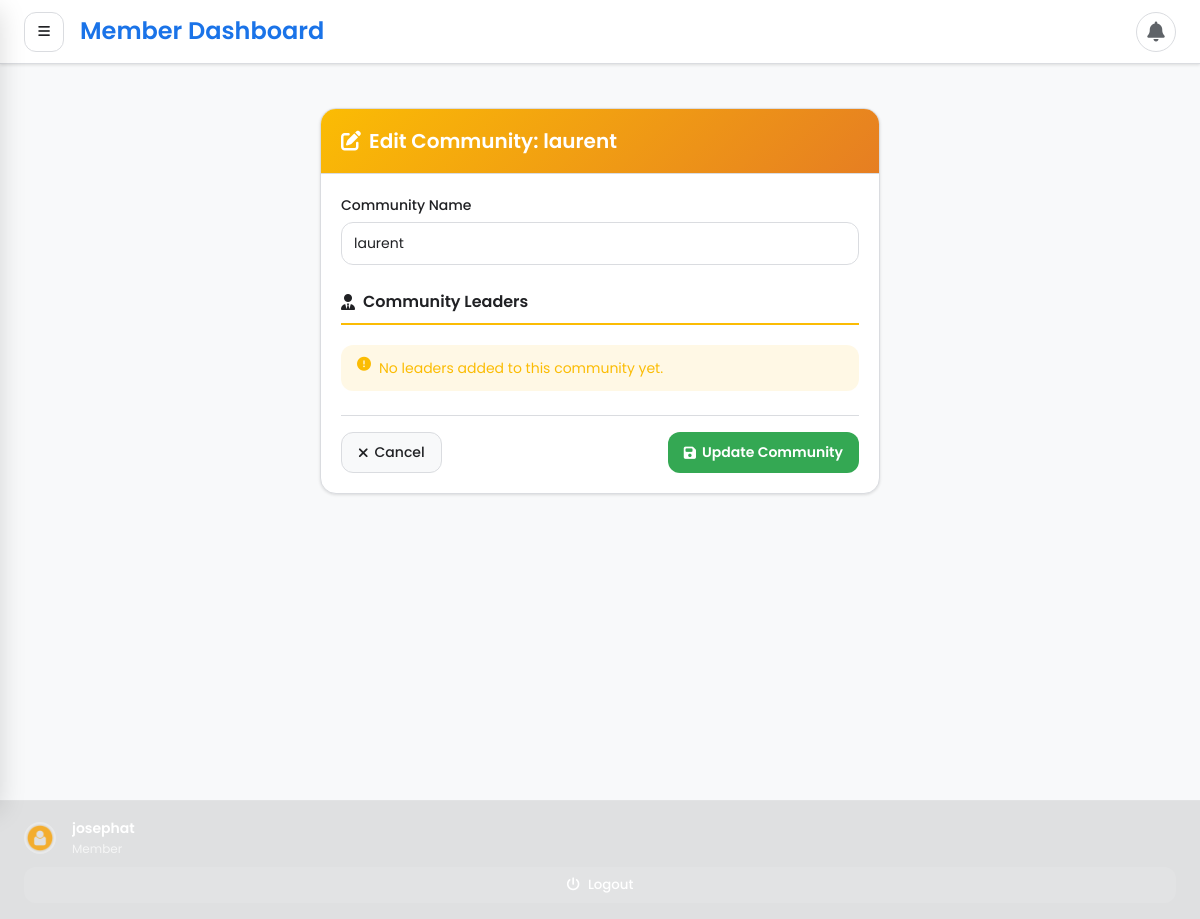
/members/shepherds/edit/1/ (signed in), run on the app's committed database.
### users/models.py (models this page shows, shortened)
class User(AbstractBaseUser, PermissionsMixin):
    roles =[
        ('admin','Admin'),
        ('Chairperson','Chairperson'),
        ('Secretary','Secretary'),
        ('Accountant','Accountant'),
        ('Member','Member'),
    ]
    username = models.CharField(max_length=255, blank=True, unique=True)
    email = models.EmailField(max_length=255, unique=True, null=True, blank=True)
    firstname = models.CharField(max_length=30, null=True, blank=True)
    lastname = models.CharField(max_length=30, null=True, blank=True)
    is_active = models.BooleanField(default=True)
    roles = models.CharField(max_length=50, choices=roles, default='Member')
    date_joined = models.DateTimeField(default=timezone.now)
    is_staff = models.BooleanField(default=False)
    is_verified = models.BooleanField(default=False)
    phone = models.CharField(max_length=15, blank=True, null=True)
    force_password_change = models.BooleanField(default=True)
    objects = ManagerUser()
    USERNAME_FIELD = 'username' # primary identifier for django auth
    REQUIRED_FIELDS = []     # required when creating superuser

### member/models.py (models this page shows, shortened)
class Community(models.Model):
    name = models.CharField(max_length=255, unique=True)
    created_at = models.DateTimeField(auto_now_add=True)
    updated_at = models.DateTimeField(auto_now=True)

### member/views.py (the view, shortened to what this page needs)
# urls.py: path('shepherds/edit/<int:community_id>/', edit_community, name="edit_community"),
@login_required
def edit_community(request, community_id):
    template = "shepherds/edit_community.html"
    profile = UserProfile.objects.get_or_create(user=request.user)
    try:
        community = Community.objects.get(id=community_id)
        leaders = community.leaders.all()
    except Community.DoesNotExist:
        messages.error(request, "Community not found")
        return redirect('list_shepherds')
    context = {
        "community": community,
        "leaders": leaders,
        "shepherds_active_list": "active",
        "profile": profile
    }
    return render(request, template, context)

### templates/shepherds/edit_community.html (shortened to what this page needs)
{% extends 'base.html' %}
{% block content %}
<div class="form-container">
    <div class="card">
        <div class="card-header">
            <h2 class="card-title">
                <i class="fas fa-edit"></i>
                Edit Community: {{ community.name }}
            </h2>
        </div>
        <div class="card-body">
            <form method="post" class="form" id="editCommunityForm">
                <div class="form-group">
                    <label for="community_name" class="form-label">Community Name</label>
                    <input type="text"
                           class="form-control"
                           id="community_name"
                           name="community_name"
                           value="{{ community.name }}"
                           required
                           placeholder="Enter community name">
                </div>
                <h3 class="section-title">
                    <i class="fas fa-user-tie"></i>
                    Community Leaders
                </h3>
                <div class="leaders-container" id="leadersContainer">
                    {% for leader in leaders %}
                    <div class="leader-card">
                        <div class="leader-header">
                            <div class="leader-title">
                                <i class="fas fa-user"></i>
                                Leader #{{ forloop.counter }}
                            </div>
                        </div>
                        <input type="hidden" name="leader_ids[]" value="{{ leader.id }}">
                        <div class="leader-grid">
                            <div class="form-group">
                                <label class="form-label">Full Name</label>
                                <input type="text"
                                       class="form-control"
                                       name="leader_names[]"
                                       value="{{ leader.name }}"
                                       required
                                       placeholder="Leader's full name">
                            </div>
                            <div class="form-group">
                                <label class="form-label">Position</label>
                                <select class="form-control select-control" name="leader_positions[]" required>
                                    <option value="">Select Position</option>
                                    <option value="CHAIR PERSON" {% if leader.leader == "CHAIR PERSON" %}selected{% endif %}>Chair Person</option>
                                    <option value="VICE CHAIR" {% if leader.leader == "VICE CHAIR" %}selected{% endif %}>Vice Chair</option>
                                    <option value="SECRETARY" {% if leader.leader == "SECRETARY" %}selected{% endif %}>Secretary</option>
                                    <option value="VICE SECRETARY" {% if leader.leader == "VICE SECRETARY" %}selected{% endif %}>Vice Secretary</option>
                                    <option value="ACCOUNTANT" {% if leader.leader == "ACCOUNTANT" %}selected{% endif %}>Accountant</option>
                                    <option value="CHAIRPERSON" {% if leader.leader == "CHAIRPERSON" %}selected{% endif %}>Chairperson</option>
                                </select>
                            </div>
                            <div class="form-group full-width">
                                <label class="form-label">Phone Number</label>
                                <div class="phone-input">
                                    <span class="phone-prefix">+255</span>
                                    <input type="tel"
                                           class="form-control"
                                           name="leader_phones[]"
                                           value="{{ leader.phone|default:'' }}"
                                           placeholder="XXXXXXXXX"
                                           pattern="[0-9]{9}"
                                           inputmode="tel">
                                </div>
                            </div>
                            <div class="form-group full-width">
                                <label class="form-label">Description (Optional)</label>
                                <textarea class="form-control textarea"
                                          name="leader_descriptions[]"
                                          rows="2"
                                          placeholder="Additional information about this leader">{{ leader.description|default:'' }}</textarea>
                            </div>
                        </div>
                    </div>
                    {% empty %}
                    <div class="alert-message alert-warning" style="background: rgba(251, 188, 4, 0.1); border-color: rgba(251, 188, 4, 0.2); color: var(--warning);">
                        <i class="fas fa-exclamation-circle"></i>
                        <span>No leaders added to this community yet.</span>
                    </div>
                    {% endfor %}
                </div>
                <div class="form-actions">
                    <a href="{% url 'list_shepherds' %}" class="btn btn-cancel">
                        <i class="fas fa-times"></i> Cancel
                    </a>
                    <button type="submit" class="btn btn-submit">
                        <i class="fas fa-save"></i> Update Community
                    </button>
                </div>
            </form>
        </div>
    </div>
</div>
{% endblock %}

### templates/base.html (shortened to what this page needs)
{% load static %}
<!DOCTYPE html>
<html lang="en">
  <head>
    <link href="https://cdnjs.cloudflare.com/ajax/libs/font-awesome/6.4.0/css/all.min.css" rel="stylesheet" />
  </head>
<body>
    {% if user.is_authenticated %}
    <div class="app-container">
          </div>
          <div class="sidebar-footer">
            <div class="user-info">
              <div class="user-avatar-sm">
                <img src="{% if profile and profile.picture %}{{ profile.picture.url }}{% else %}{% static 'assets/images/avatar01.png' %}{% endif %}" alt="{{ user.username }}" />
              </div>
              <div class="user-details">
                <div class="user-name">
                  {{ user.get_full_name|default:user.username }}
                </div>
                <div class="user-role">
                  {% if user.is_superuser %}Administrator
                  {% elif user.roles == 'Accountant' %}Accountant
                  {% elif user.roles == 'Admin' %} Admin
                  {% elif user.is_staff %}Staff
                  {% else %}Member {% endif %}
                </div>
              </div>
            </div>
            <button class="logout-btn" id="sidebarLogoutBtn">
              <i class="fas fa-power-off"></i>
              <span>Logout</span>
            </button>
          </div>
      <header class="app-header">
        <div class="header-left">
          <button class="menu-toggle" id="menuToggle">
            <i class="fas fa-bars"></i>
          </button>
          <h3 style="font-weight: 600; color: var(--primary)">
            {% if user.is_superuser %}Admin Dashboard
            {% elif user.groups.all.0.name == 'Accountant' %}Dashboard
            {% else %}Member Dashboard {% endif %}
          </h3>
        </div>
        <div class="header-right">
          <div class="notification-dropdown">
            <button class="notification-btn" id="notificationBtn">
              <i class="fas fa-bell"></i>
            </button>
      </header>
      <main class="main-content">
        {% block content %}{% endblock content %}
      </main>
    {% else %}
    <script>
      window.location.href = "{% url '_login' %}";
    </script>
    {% endif %}
  </body>
</html>

### templates/shepherds/edit_community.html (style rules this page uses)
.form-container { max-width: 600px; margin: 0 auto; padding: 20px; }
.card { background: var(--surface); border-radius: var(--radius-lg); border: 1px solid var(--divider); box-shadow: var(--shadow-sm); overflow: hidden; }
.card-header { padding: 16px 20px; background: linear-gradient(135deg, var(--warning) 0%, #e67e22 100%); color: white; }
.card-title { font-size: 1.25rem; font-weight: 600; margin: 0; display: flex; align-items: center; gap: 8px; }
.card-body { padding: 20px; }
.form { width: 100%; }
.form-group { margin-bottom: 16px; }
.form-label { display: block; margin-bottom: 6px; font-weight: 500; color: var(--text-primary); font-size: 0.875rem; }
.form-control { width: 100%; padding: 10px 12px; border: 1px solid var(--divider); border-radius: var(--radius-md); font-family: inherit; font-size: 0.875rem; color: var(--text-primary); background: var(--surface); transition: all 0.2s; }
.leaders-container { margin: 20px 0; }
.btn { display: inline-flex; align-items: center; justify-content: center; gap: 6px; padding: 8px 16px; border-radius: var(--radius-md); font-family: inherit; font-size: 0.875rem; font-weight: 500; text-decoration: none; border: none; cursor: pointer; transition: all 0.2s; white-space: nowrap; user-select: none; }
.btn-cancel { background: var(--background); border: 1px solid var(--divider); color: var(--text-primary); }
.btn-submit { background: var(--success); color: white; font-weight: 600; }
.form-actions { display: flex; justify-content: space-between; margin-top: 24px; padding-top: 16px; border-top: 1px solid var(--divider); }
.alert-message { padding: 12px 16px; border-radius: var(--radius-md); margin-bottom: 16px; display: flex; align-items: flex-start; gap: 8px; font-size: 0.875rem; animation: slideUp 0.3s ease; }
.section-title { font-size: 1rem; font-weight: 600; color: var(--text-primary); margin: 24px 0 16px 0; padding-bottom: 8px; border-bottom: 2px solid var(--warning); display: flex; align-items: center; gap: 8px; }

### data on the page
User: get_full_name "josephat"
Community: name "laurent", community_name "laurent"
